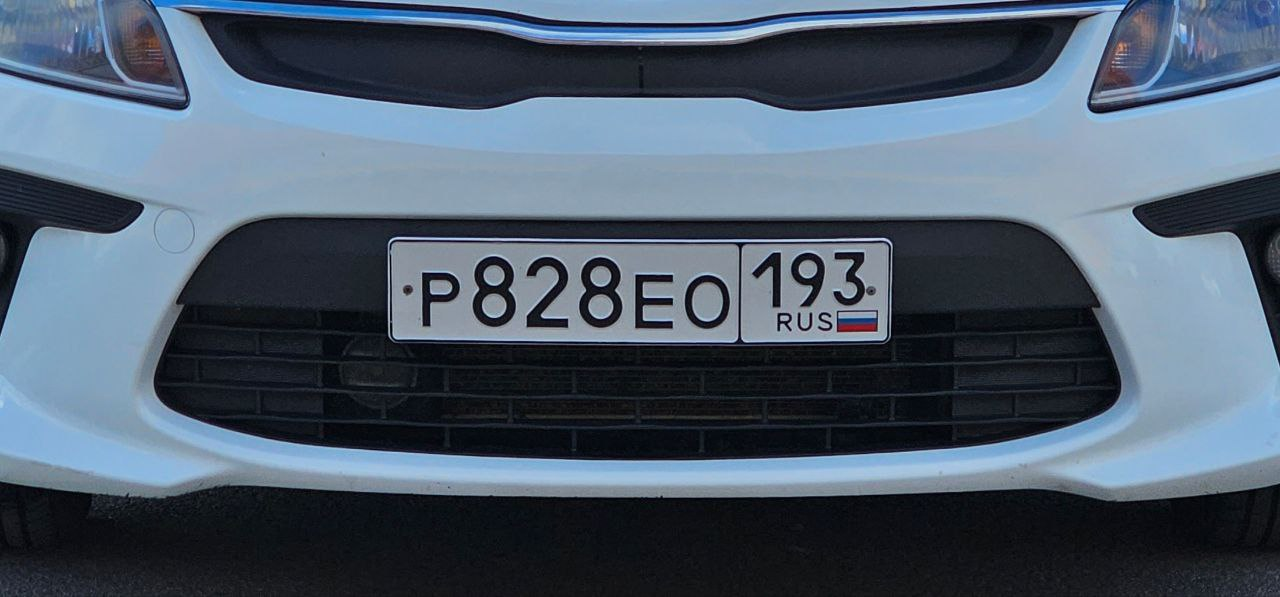
#> input picture captured_images/plate.jpg, 1280 x 597 px, found by its file name
$ python algoritm.py
#> lines starting #> are read from the running program, lines starting #| are printed output that depends on the picture; after the words box and inside, x2 and y2 are one past the last pixel; in counts of white or black regions, pixels touching at a corner belong together
import pytesseract
import cv2
import imutils
import numpy as np
# Устанавливаем путь к исполняемому файлу Tesseract OCR для распознавания текста на изображениях
pytesseract.pytesseract.tesseract_cmd = 'C://Program Files//Tesseract-OCR//tesseract.exe'

# Загружаем предварительно обученный классификатор Haar Cascade для распознавания российских автомобильных номерных знаков
cascade = cv2.CascadeClassifier('haarcascade_russian_plate_number.xml')

# Загружаем изображение с диска и преобразуем его в оттенки серого
img = cv2.imread('plates/plate.jpg')
#> img is the input picture: shape (597, 1280, 3); mean B, G, R 107.4, 91.5, 77
gray = cv2.cvtColor(img, cv2.COLOR_BGR2GRAY)
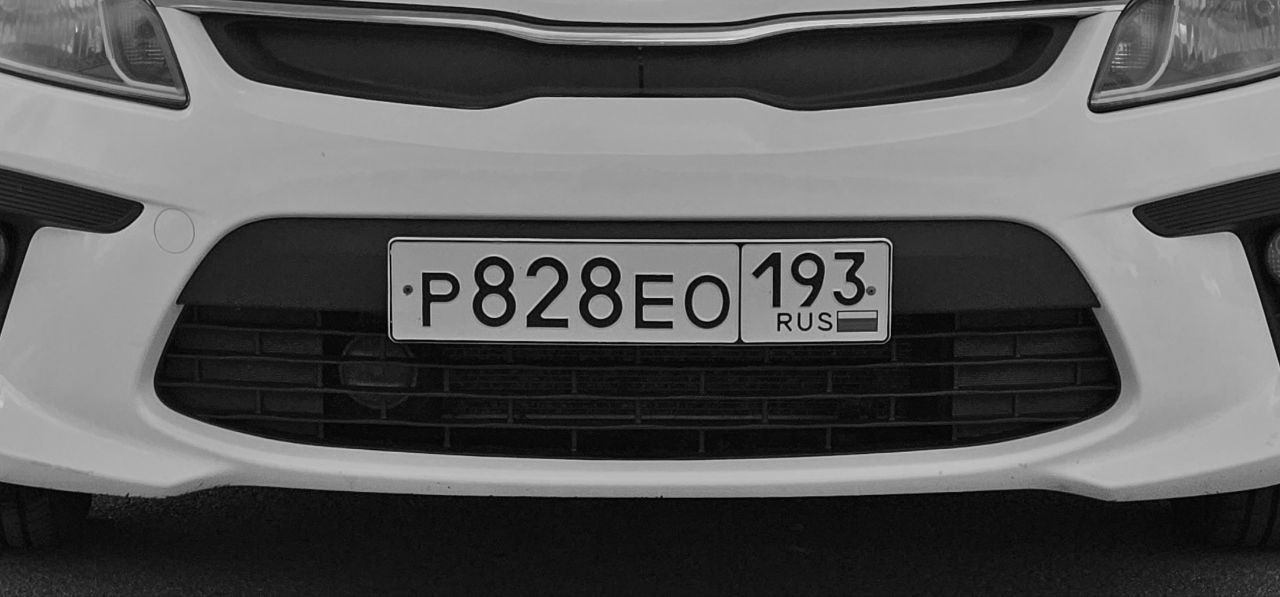
#> gray: shape (597, 1280); min 0, max 236, mean 89

# Применяем двусторонний фильтр для сглаживания изображения без потери краев, затем используем детектор краев Canny
img_filter = cv2.bilateralFilter(gray, 11, 17, 17)

# Масштабируем изображение
img_filter = cv2.resize(img_filter, None, fx=1.2, fy=1.2, interpolation=cv2.INTER_CUBIC)
#> img_filter: shape (716, 1536)

# Затем используем детектор краев Canny
edges = cv2.Canny(img_filter, 30, 200)
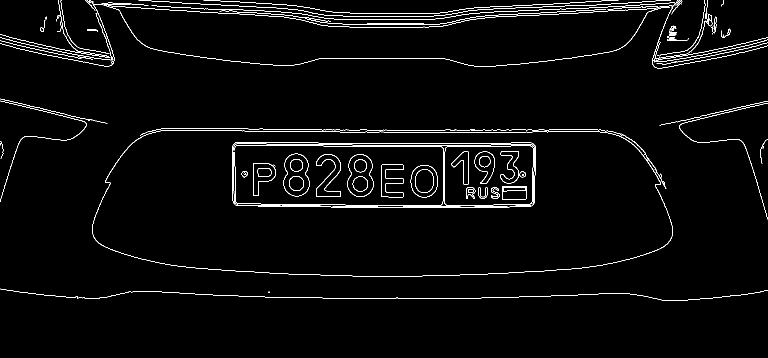
#> edges: shape (716, 1536) (shown at 1/2 size); 2.3% white in thin lines or dots, all inside (x1, y1, x2, y2) = (0, 0, 1536, 602)

# Применяем адаптивную пороговую обработку
thresh = cv2.adaptiveThreshold(edges, 255, cv2.ADAPTIVE_THRESH_GAUSSIAN_C, cv2.THRESH_BINARY, 31, 2)
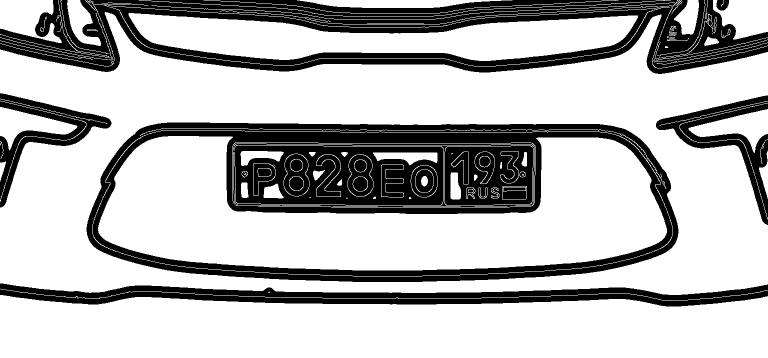
#> thresh: shape (716, 1536) (shown at 1/2 size); 72.6% white; 11 black regions (5 under 20 px)

# Находим контуры на обработанном изображении
cont = cv2.findContours(edges.copy(), cv2.RETR_TREE, cv2.CHAIN_APPROX_SIMPLE)
#> cont = 122 contours, 55 with area under 20; largest, box (x1, y1, x2, y2) and area: (184, 260, 1346, 553) 301569, (184, 260, 1346, 553) 301341, (888, 291, 1067, 412) 20716, (888, 291, 1067, 412) 20706, (567, 307, 620, 393) 3521
cont = imutils.grab_contours(cont)
cont = sorted(cont, key=cv2.contourArea, reverse=True)

# Пытаемся найти контур, который имеет 4 угла (предположительно номерной знак)
pos = None
for c in cont:
    approx = cv2.approxPolyDP(c, 10, True)
    if len(approx) == 4:
        pos = approx
        break
#> this loop made 3 passes
#> pos on pass 3: [[1065, 294], [892, 294], [889, 407], [1062, 407]]

# Создаем маску для выделения области с номерным знаком
mask = np.zeros(gray.shape, np.uint8)
new_img = cv2.drawContours(mask, [pos], 0, 255, -1)
#> new_img: shape (597, 1280); 2.6% white; 1 white region, box (x1, y1, x2, y2) and area: (889, 294, 1066, 408) 19836
bitwise_img = cv2.bitwise_and(img, img, mask=mask)
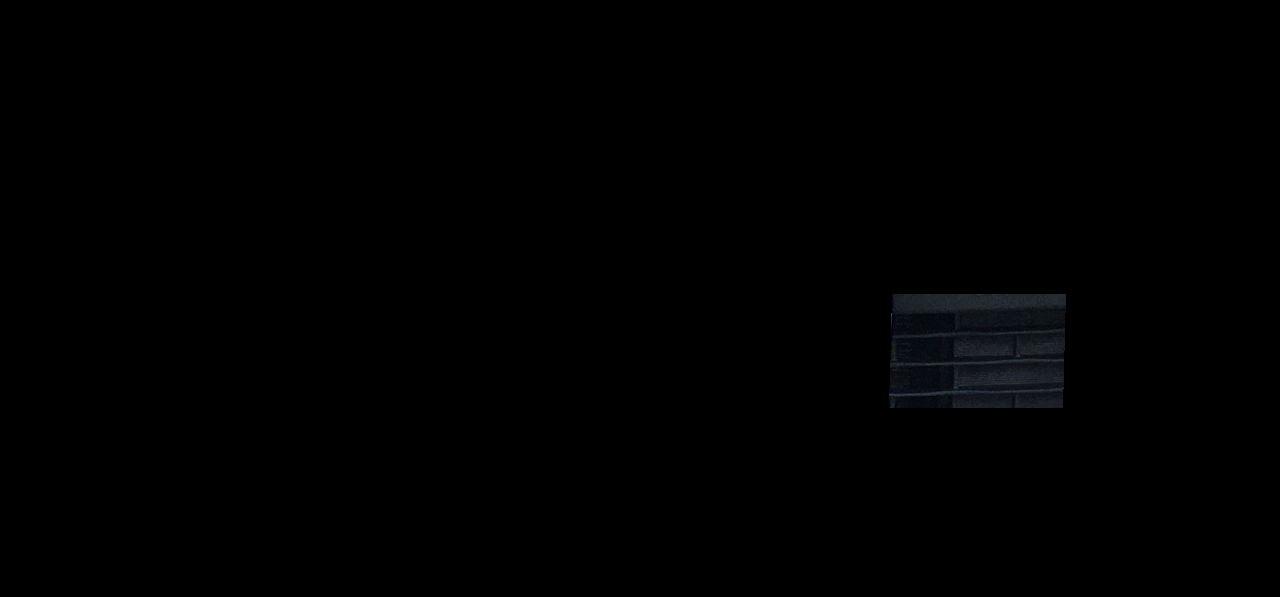
#> bitwise_img: shape (597, 1280, 3); mean B, G, R 0.8, 0.6, 0.5

# Извлекаем координаты области с номерным знаком
(x, y) = np.where(mask == 255)
#> x = 19836 values from 294 to 407; y = 19836 values, max 1065 at index 173, min 889 at index 16530, mean 977
(x1, y1) = (np.min(x), np.min(y))
#> x1 = 294; y1 = 889
(x2, y2) = (np.max(x), np.max(y))
#> x2 = 407; y2 = 1065
crop = gray[x1:x2 + 1, y1:y2 + 1]
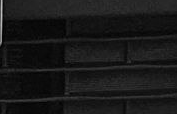
#> crop: shape (114, 177); min 1, max 193, mean 24.7

# Применяем каскадный классификатор к изображению для обнаружения номерных знаков
plates = cascade.detectMultiScale(gray, scaleFactor=1.1, minNeighbors=5, minSize=(30, 30))
#> plates = [[360, 191, 559, 186]]

# Проверяем, найдены ли номерные знаки на изображении
if len(plates) > 0:
    # Выбираем первый найденный номерной знак и вырезаем его из изображения
    (x, y, w, h) = plates[0]
#> x = 360; y = 191; w = 559; h = 186
    crop = gray[y:y+h, x:x+w]
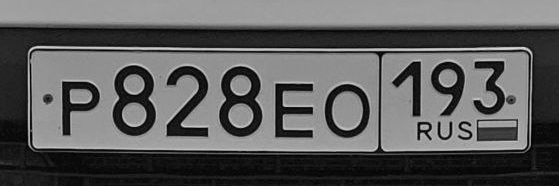
#> crop: shape (186, 559); min 0, max 219, mean 92.3

    # Применяем пороговую обработку для улучшения распознавания текста
    thresh = cv2.threshold(crop, 0, 255, cv2.THRESH_BINARY | cv2.THRESH_OTSU)[1]
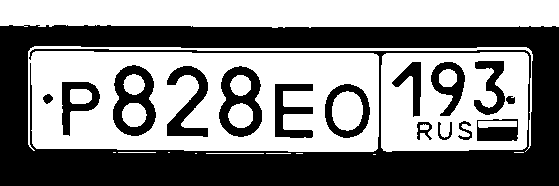
#> thresh: shape (186, 559); 52.5% white; 16 black regions, largest, box (x1, y1, x2, y2) and area: (0, 25, 559, 186) 38674, (113, 65, 156, 136) 1612, (219, 66, 262, 137) 1583
    # cv2.imshow('image', thresh)
    # cv2.waitKey()

    # Используем Tesseract OCR для распознавания текста на номерном знаке
#> (the run stopped early here; a loop or call above may not have finished)
